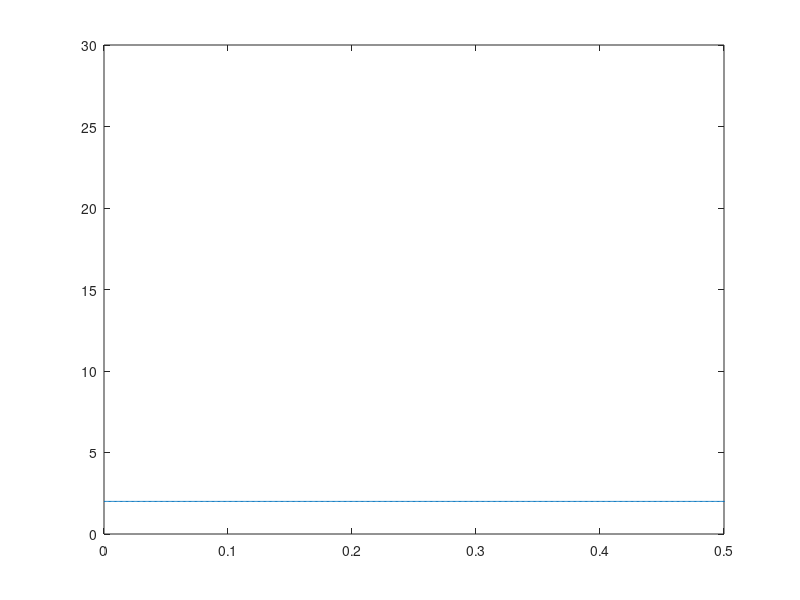

The MATLAB script that drew this image: (Note: this script raises an error after producing the figure.)
clear all;
M = 5;
N = 1024;
n = (0:N-1)*1/1024;
h = ones(1,M)./M; %numerator coefficients
y = fft(h, N);
g = grpdelay(ones(1,M)./M, 1, 1024, 'whole');
plot(n, g)
axis([0, 0.5, 0, 30])
gtext('5')
xlabel('Normalized Frequency')
ylabel('Group delay (samples)')

hold on

M = 21;
N = 1024;
n = (0:N-1)*1/1024;
h = ones(1,M)./M; %numerator coefficients
y = fft(h, N);
g = grpdelay(ones(1,M)./M, 1, 1024, 'whole');
plot(n, g)
axis([0, 0.5, 0, 30])
gtext('21')
xlabel('Normalized Frequency')
ylabel('Group delay (samples)')

hold on

M = 51;
N = 1024;
n = (0:N-1)*1/1024;
h = ones(1,M)./M; %numerator coefficients
y = fft(h, N);
g = grpdelay(ones(1,M)./M, 1, 1024, 'whole');
plot(n, g)
axis([0, 0.5, 0, 30])
gtext('51')
xlabel('Normalized Frequency')
ylabel('Group delay (samples)')

saveas(gcf, 'Task1_5', 'png') % Save Figure
shg